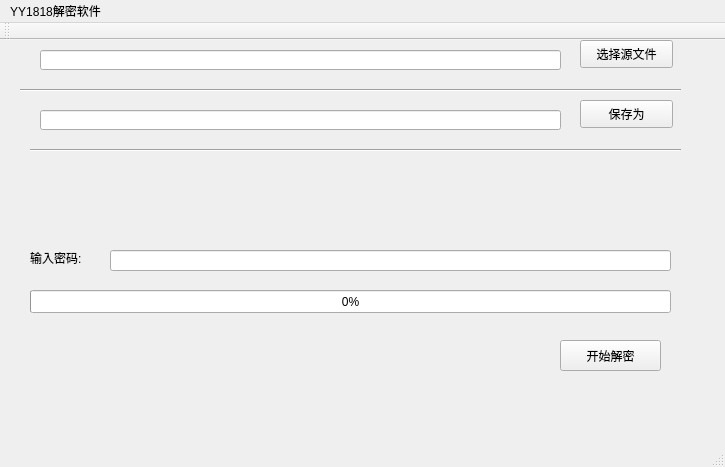
<?xml version="1.0" encoding="UTF-8"?>
<ui version="4.0">
 <class>MainWindow</class>
 <widget class="QMainWindow" name="MainWindow">
  <property name="geometry">
   <rect>
    <x>0</x>
    <y>0</y>
    <width>725</width>
    <height>467</height>
   </rect>
  </property>
  <property name="windowTitle">
   <string>MainWindow</string>
  </property>
  <widget class="QWidget" name="centralWidget">
   <widget class="QPushButton" name="openFile">
    <property name="geometry">
     <rect>
      <x>580</x>
      <y>0</y>
      <width>93</width>
      <height>28</height>
     </rect>
    </property>
    <property name="text">
     <string>选择源文件</string>
    </property>
   </widget>
   <widget class="QLineEdit" name="passwd">
    <property name="geometry">
     <rect>
      <x>110</x>
      <y>210</y>
      <width>561</width>
      <height>21</height>
     </rect>
    </property>
    <property name="text">
     <string/>
    </property>
   </widget>
   <widget class="QLabel" name="label">
    <property name="geometry">
     <rect>
      <x>30</x>
      <y>210</y>
      <width>72</width>
      <height>15</height>
     </rect>
    </property>
    <property name="text">
     <string>输入密码:</string>
    </property>
   </widget>
   <widget class="QPushButton" name="begin">
    <property name="geometry">
     <rect>
      <x>560</x>
      <y>300</y>
      <width>101</width>
      <height>31</height>
     </rect>
    </property>
    <property name="text">
     <string>开始解密</string>
    </property>
   </widget>
   <widget class="QProgressBar" name="progressBar">
    <property name="geometry">
     <rect>
      <x>30</x>
      <y>250</y>
      <width>641</width>
      <height>23</height>
     </rect>
    </property>
    <property name="value">
     <number>0</number>
    </property>
   </widget>
   <widget class="QPushButton" name="saveAsButton">
    <property name="geometry">
     <rect>
      <x>580</x>
      <y>60</y>
      <width>93</width>
      <height>28</height>
     </rect>
    </property>
    <property name="text">
     <string>保存为</string>
    </property>
   </widget>
   <widget class="Line" name="line">
    <property name="geometry">
     <rect>
      <x>20</x>
      <y>40</y>
      <width>661</width>
      <height>20</height>
     </rect>
    </property>
    <property name="orientation">
     <enum>Qt::Horizontal</enum>
    </property>
   </widget>
   <widget class="Line" name="line_2">
    <property name="geometry">
     <rect>
      <x>30</x>
      <y>100</y>
      <width>651</width>
      <height>20</height>
     </rect>
    </property>
    <property name="orientation">
     <enum>Qt::Horizontal</enum>
    </property>
   </widget>
   <widget class="QLineEdit" name="saveas_lable">
    <property name="geometry">
     <rect>
      <x>40</x>
      <y>70</y>
      <width>521</width>
      <height>20</height>
     </rect>
    </property>
   </widget>
   <widget class="QLineEdit" name="src_file_lable">
    <property name="geometry">
     <rect>
      <x>40</x>
      <y>10</y>
      <width>521</width>
      <height>20</height>
     </rect>
    </property>
   </widget>
  </widget>
  <widget class="QMenuBar" name="menuBar">
   <property name="geometry">
    <rect>
     <x>0</x>
     <y>0</y>
     <width>725</width>
     <height>23</height>
    </rect>
   </property>
   <widget class="QMenu" name="menuYY1818">
    <property name="title">
     <string>YY1818解密软件</string>
    </property>
   </widget>
   <addaction name="menuYY1818"/>
  </widget>
  <widget class="QToolBar" name="mainToolBar">
   <attribute name="toolBarArea">
    <enum>TopToolBarArea</enum>
   </attribute>
   <attribute name="toolBarBreak">
    <bool>false</bool>
   </attribute>
  </widget>
  <widget class="QStatusBar" name="statusBar"/>
 </widget>
 <layoutdefault spacing="6" margin="11"/>
 <resources/>
 <connections/>
</ui>
